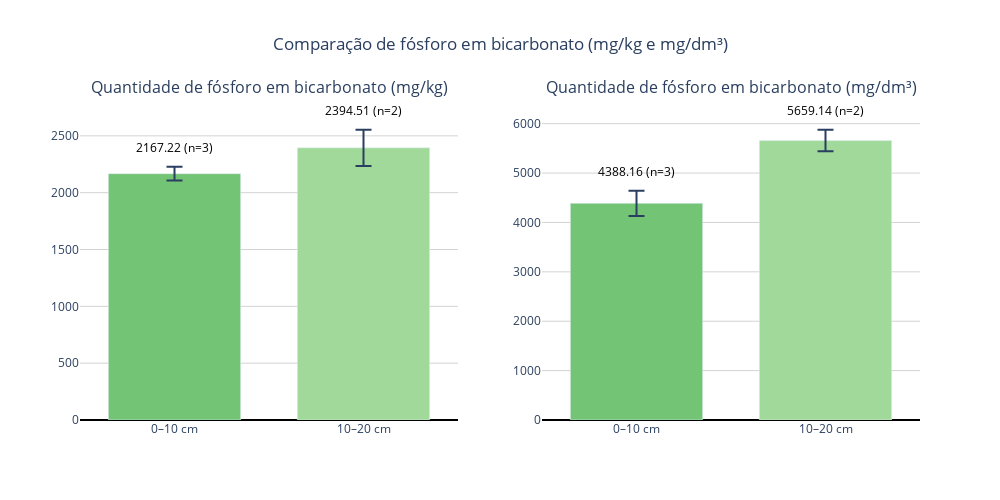

The notebook cell this image was saved under:
### Code cell
import numpy as np
import plotly.graph_objects as go
from plotly.subplots import make_subplots

# Função para limpar valores negativos (não mensuráveis)
def limpar(valores):
    arr = np.array(valores, dtype=float)
    arr[arr <= 0] = np.nan
    return arr

# --- Dados mg/kg ---
pi_0_10_mgkg = limpar([R1_0_10_bicarbonato, R2_0_10_bicarbonato, P2_0_10_bicarbonato])
pi_10_20_mgkg = limpar([R1_10_20_bicarbonato, R2_10_20_bicarbonato, P2_10_20_bicarbonato])

# --- Dados mg/dm³ ---
pi_0_10_mgdm3 = limpar([p_R1010, p_R2010, p_P2010])

pi_10_20_mgdm3 = limpar([p_R11020, p_R21020, p_P21020])

# --- Estatísticas ---
def calcular_estatisticas(dados):
    mean = np.nanmean(dados)
    std = np.nanstd(dados, ddof=1)
    n = np.sum(~np.isnan(dados))
    sem = std / np.sqrt(n) if n > 0 else np.nan
    return mean, sem, n

means_mgkg, sems_mgkg, ns_mgkg = zip(*[calcular_estatisticas(pi_0_10_mgkg),
                                       calcular_estatisticas(pi_10_20_mgkg)])
means_mgdm3, sems_mgdm3, ns_mgdm3 = zip(*[calcular_estatisticas(pi_0_10_mgdm3),
                                          calcular_estatisticas(pi_10_20_mgdm3)])

# Labels e cores
labels = ['0–10 cm', '10–20 cm']
colors = ['#74c476', '#a1d99b']

# --- Criar subplots lado a lado ---
fig = make_subplots(rows=1, cols=2, subplot_titles=[
    'Quantidade de fósforo em bicarbonato (mg/kg)',
    'Quantidade de fósforo em bicarbonato (mg/dm³)'
])

# --- Função auxiliar para adicionar texto acima da barra + erro ---
def criar_textos(means, sems, ns):
    textos = []
    y_pos = []
    max_val = max([m + s for m, s in zip(means, sems) if not np.isnan(m)])
    for m, s, n in zip(means, sems, ns):
        if np.isnan(m):
            textos.append('Não mensurável')
            y_pos.append(0.05 * max_val)
        else:
            textos.append(f'{m:.2f}\n(n={n})')
            y_pos.append(m + s + 0.03*max_val)  # deslocamento acima da barra + erro
    return textos, y_pos

texts_mgkg, y_mgkg = criar_textos(means_mgkg, sems_mgkg, ns_mgkg)
texts_mgdm3, y_mgdm3 = criar_textos(means_mgdm3, sems_mgdm3, ns_mgdm3)

# --- Gráfico mg/kg ---
fig.add_trace(go.Bar(
    x=labels,
    y=means_mgkg,
    error_y=dict(type='data', array=sems_mgkg, visible=True, thickness=2, width=8),
    marker_color=colors,
    text=texts_mgkg,
    textposition='none',
), row=1, col=1)

# --- Adiciona anotações acima da barra + erro (mg/kg) ---
for xi, yi, txt in zip(labels, y_mgkg, texts_mgkg):
    fig.add_annotation(
        x=xi,
        y=yi,
        text=txt,
        showarrow=False,
        font=dict(size=12, color='black'),
        xanchor='center',
        yanchor='bottom',
        row=1, col=1
    )

# --- Gráfico mg/dm³ ---
fig.add_trace(go.Bar(
    x=labels,
    y=means_mgdm3,
    error_y=dict(type='data', array=sems_mgdm3, visible=True, thickness=2, width=8),
    marker_color=colors,
    text=texts_mgdm3,
    textposition='none',
), row=1, col=2)

# --- Adiciona anotações acima da barra + erro (mg/dm³) ---
for xi, yi, txt in zip(labels, y_mgdm3, texts_mgdm3):
    fig.add_annotation(
        x=xi,
        y=yi,
        text=txt,
        showarrow=False,
        font=dict(size=12, color='black'),
        xanchor='center',
        yanchor='bottom',
        row=1, col=2
    )

# --- Layout ---
fig.update_layout(
    height=500,
    width=1000,
    showlegend=False,
    title_text="Comparação de fósforo em bicarbonato (mg/kg e mg/dm³)",
    title_x=0.5,
    bargap=0.3,
    plot_bgcolor='white',
    font=dict(size=12)
)

# Linhas de referência no zero
fig.update_yaxes(showgrid=True, gridcolor='lightgray', zeroline=True, zerolinecolor='black')

fig.show()

### Figure 1 — Plotly figure (JSON) as saved in the notebook; plotly's stock layout.template omitted (floating-point values rounded to 4 significant figures)
{"data": [{"error_y": {"array": [60.18, 159.5], "thickness": 2, "type": "data", "visible": true, "width": 8}, "marker": {"color": ["#74c476", "#a1d99b"]}, "text": ["2167.22\n(n=3)", "2394.51\n(n=2)"], "textposition": "none", "type": "bar", "x": ["0–10 cm", "10–20 cm"], "xaxis": "x", "y": [2167.0, 2395.0], "yaxis": "y"}, {"error_y": {"array": [256.2, 218.9], "thickness": 2, "type": "data", "visible": true, "width": 8}, "marker": {"color": ["#74c476", "#a1d99b"]}, "text": ["4388.16\n(n=3)", "5659.14\n(n=2)"], "textposition": "none", "type": "bar", "x": ["0–10 cm", "10–20 cm"], "xaxis": "x2", "y": [4388.0, 5659.0], "yaxis": "y2"}], "layout": {"annotations": [{"font": {"size": 16}, "showarrow": false, "text": "Quantidade de fósforo em bicarbonato (mg/kg)", "x": 0.225, "xanchor": "center", "xref": "paper", "y": 1, "yanchor": "bottom", "yref": "paper"}, {"font": {"size": 16}, "showarrow": false, "text": "Quantidade de fósforo em bicarbonato (mg/dm³)", "x": 0.775, "xanchor": "center", "xref": "paper", "y": 1, "yanchor": "bottom", "yref": "paper"}, {"font": {"color": "black", "size": 12}, "showarrow": false, "text": "2167.22\n(n=3)", "x": "0–10 cm", "xanchor": "center", "xref": "x", "y": 2304.0, "yanchor": "bottom", "yref": "y"}, {"font": {"color": "black", "size": 12}, "showarrow": false, "text": "2394.51\n(n=2)", "x": "10–20 cm", "xanchor": "center", "xref": "x", "y": 2631.0, "yanchor": "bottom", "yref": "y"}, {"font": {"color": "black", "size": 12}, "showarrow": false, "text": "4388.16\n(n=3)", "x": "0–10 cm", "xanchor": "center", "xref": "x2", "y": 4821.0, "yanchor": "bottom", "yref": "y2"}, {"font": {"color": "black", "size": 12}, "showarrow": false, "text": "5659.14\n(n=2)", "x": "10–20 cm", "xanchor": "center", "xref": "x2", "y": 6054.0, "yanchor": "bottom", "yref": "y2"}], "bargap": 0.3, "font": {"size": 12}, "height": 500, "plot_bgcolor": "white", "showlegend": false, "title": {"text": "Comparação de fósforo em bicarbonato (mg/kg e mg/dm³)", "x": 0.5}, "width": 1000, "xaxis": {"anchor": "y", "domain": [0, 0.45]}, "xaxis2": {"anchor": "y2", "domain": [0.55, 1]}, "yaxis": {"anchor": "x", "domain": [0, 1], "gridcolor": "lightgray", "showgrid": true, "zeroline": true, "zerolinecolor": "black"}, "yaxis2": {"anchor": "x2", "domain": [0, 1], "gridcolor": "lightgray", "showgrid": true, "zeroline": true, "zerolinecolor": "black"}}}
